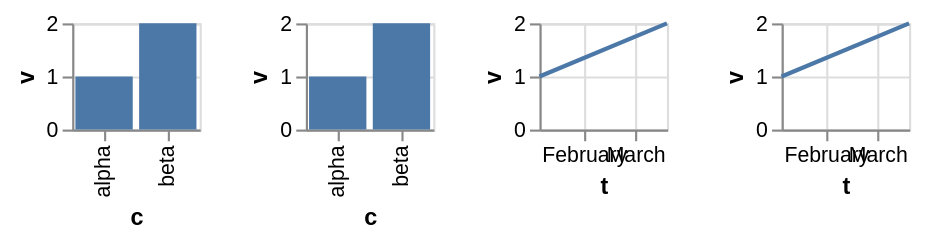

Vega-Lite specification stored for this chart:
### Vega-Lite specification from a JSON file in a GitHub repository (floating-point values rounded to 4 significant figures)
{"$schema": "https://vega.github.io/schema/vega-lite/v6.json", "description": "A guide's `formatType` settles the whole channel, and two rules turn on what it says. `getFormatMixins` reads the **guide's** pair for anything that is not a plain string definition — `const guide = getGuide(fieldDef) ?? {}; const {format, formatType} = guide;` — so an `axis` block decides it for the field and not only for the labels. First: `addLineBreaksToTooltip` uses the array-aware form only for a discrete field with no time unit and `!getFormatMixins(channelDef).format && !getFormatMixins(channelDef).formatType`, so a category whose axis names a format type is spoken **plainly** where one with none is joined as a list — the first two panels are that pair, and the difference is a whole `isArray` branch in the description. Second: `isFieldOrDatumDefForTimeFormat` is `formatType === 'time' || (!formatType && isTemporalFieldDef(...))`, and it decides whether a column is parsed into dates **at all** — so the third panel's temporal field, whose axis says `number`, is never parsed: upstream emits the source rows untouched, derives no dataset for the parse it does not do, and leaves a time scale standing over the raw strings. The fourth is the same field with no format type at all, parsed as usual, so the pair says which of the two the rule chose rather than only that something happened. These were pinned by `GuideFormatTypeTest` alone because upstream's rendering of them was eight pixels taller than this engine's for a reason nobody had explained; the reason was a label over a value that is not an instant, and with that fixed these are comparable as drawings as well as specifications.", "data": {"values": [{"c": "alpha", "t": "2024-01-07", "v": 1}, {"c": "beta", "t": "2024-03-19", "v": 2}]}, "hconcat": [{"width": 60, "height": 50, "mark": "bar", "encoding": {"x": {"field": "c", "type": "nominal"}, "y": {"field": "v", "type": "quantitative"}}}, {"width": 60, "height": 50, "mark": "bar", "encoding": {"x": {"field": "c", "type": "nominal", "axis": {"formatType": "number"}}, "y": {"field": "v", "type": "quantitative"}}}, {"width": 60, "height": 50, "mark": "line", "encoding": {"x": {"field": "t", "type": "temporal", "axis": {"formatType": "number"}}, "y": {"field": "v", "type": "quantitative"}}}, {"width": 60, "height": 50, "mark": "line", "encoding": {"x": {"field": "t", "type": "temporal"}, "y": {"field": "v", "type": "quantitative"}}}]}
